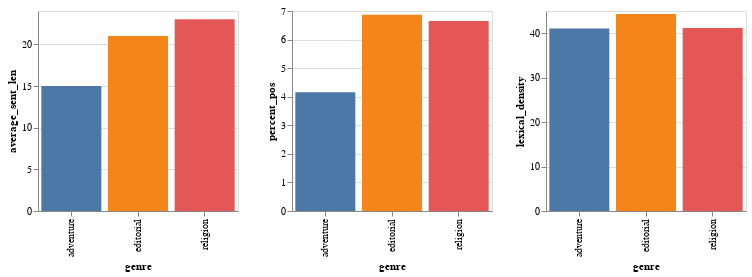

The notebook cell this image was saved under:
### Code cell
cols_list = ['average_sent_len','percent_pos','lexical_density']

alt.Chart(df, height = 100).mark_bar().encode(
    y = alt.Y(alt.repeat(), type='quantitative'),
    x = 'genre',
    color = alt.Color('genre', legend=None),
).properties(
    width=200,
    height=200
).repeat(
    cols_list,
    columns = 3
)

### Figure 1 — Vega-Lite specification as saved in the notebook (floating-point values rounded to 4 significant figures)
{"config": {"view": {"continuousWidth": 400, "continuousHeight": 300}}, "repeat": ["average_sent_len", "percent_pos", "lexical_density"], "spec": {"data": {"name": "data-151fd33fe013a104b9e5f7e26cbba603"}, "mark": "bar", "encoding": {"color": {"type": "nominal", "field": "genre", "legend": null}, "x": {"type": "nominal", "field": "genre"}, "y": {"type": "quantitative", "field": {"repeat": "repeat"}}}, "height": 200, "width": 200}, "columns": 3, "$schema": "https://vega.github.io/schema/vega-lite/v4.8.1.json", "datasets": {"data-151fd33fe013a104b9e5f7e26cbba603": [{"genre": "adventure", "average_sent_len": 15, "percent_pos": 4.16, "lexical_density": 41.06}, {"genre": "religion", "average_sent_len": 23, "percent_pos": 6.65, "lexical_density": 41.15}, {"genre": "editorial", "average_sent_len": 21, "percent_pos": 6.87, "lexical_density": 44.35}]}}
